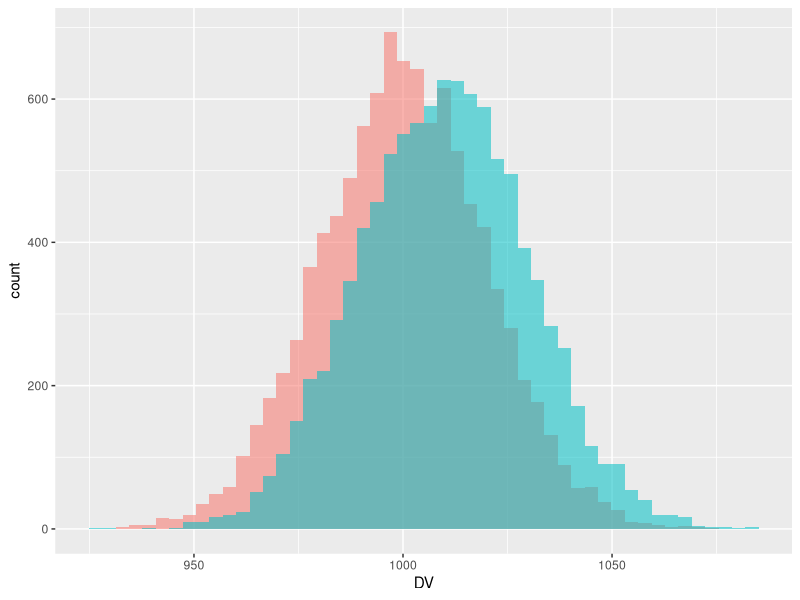
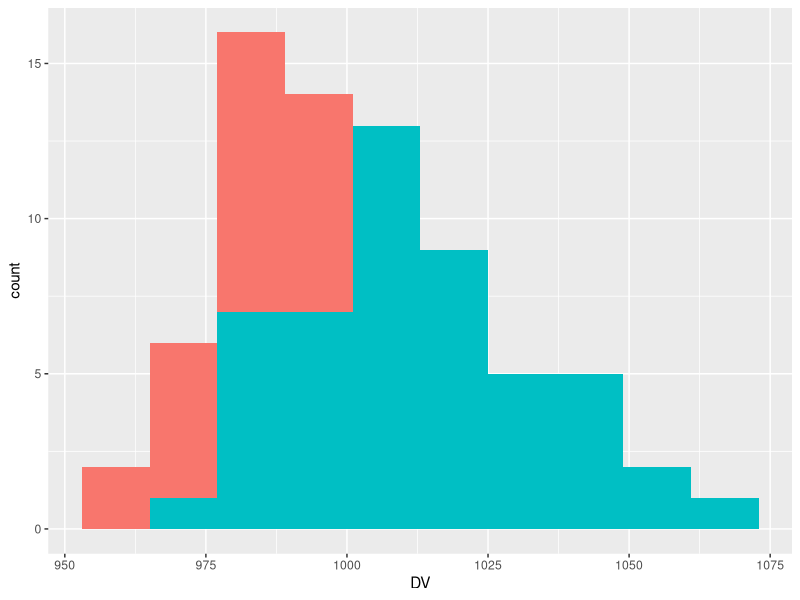
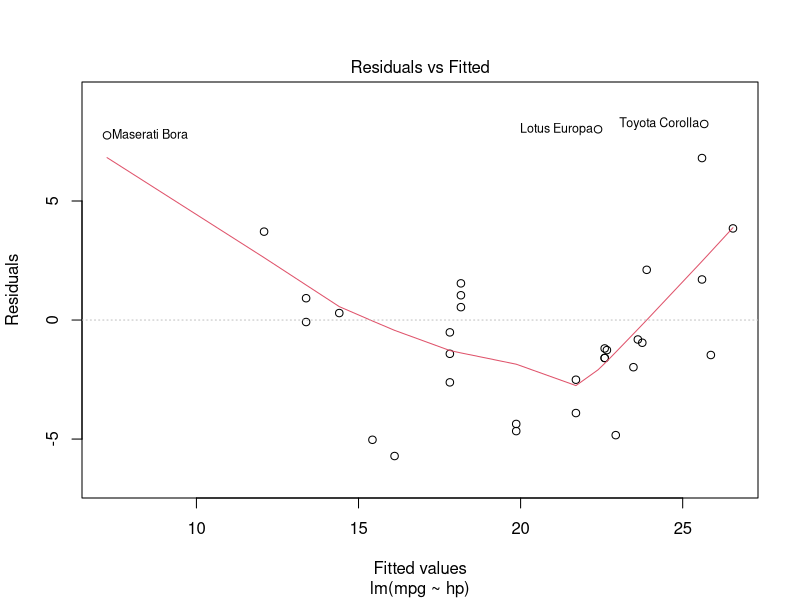
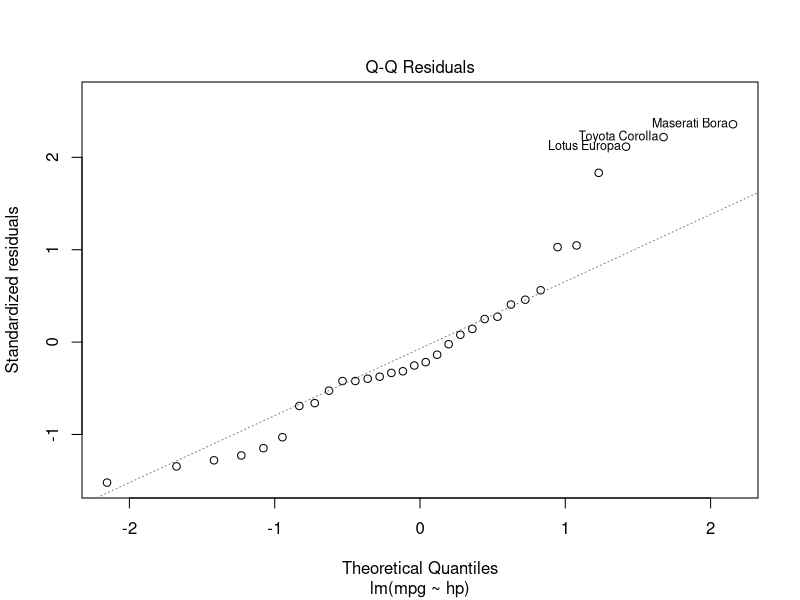
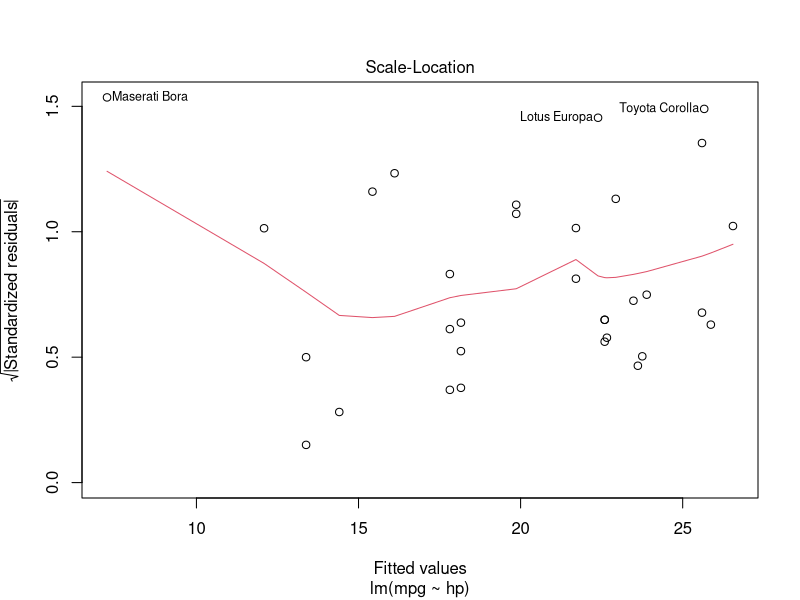
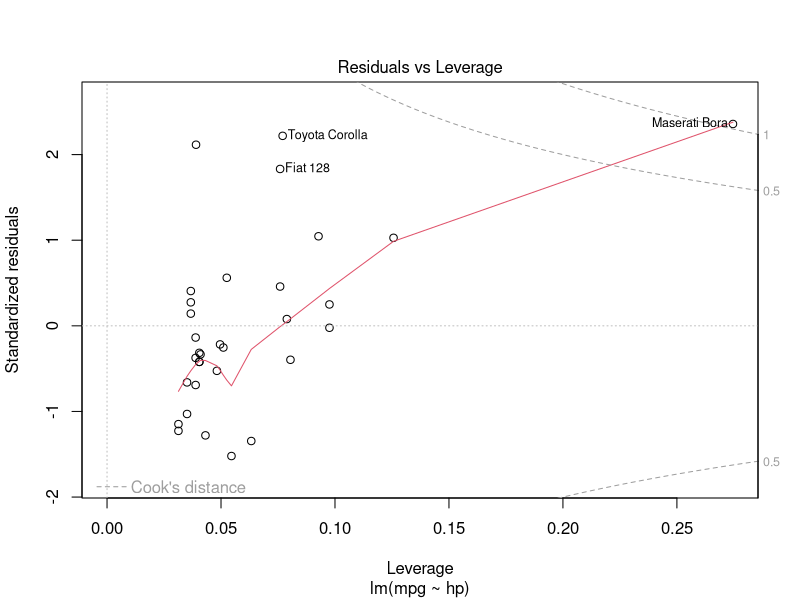
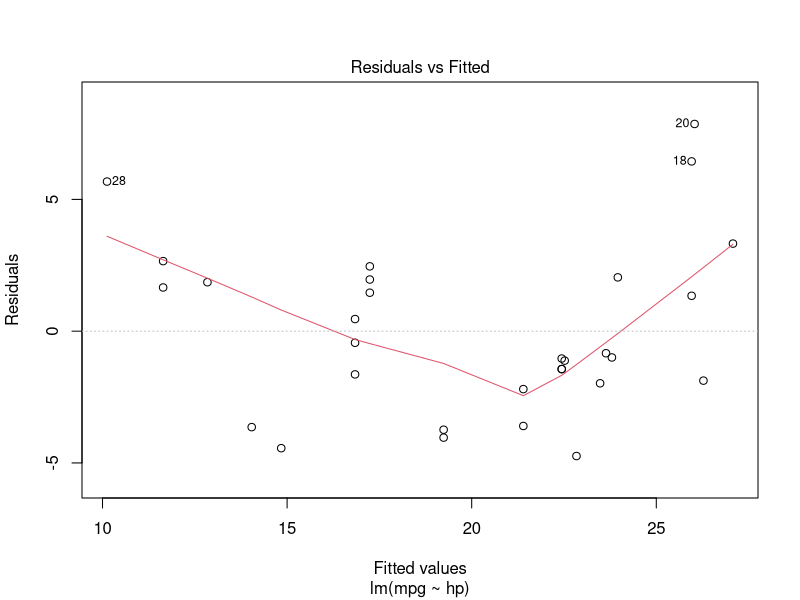
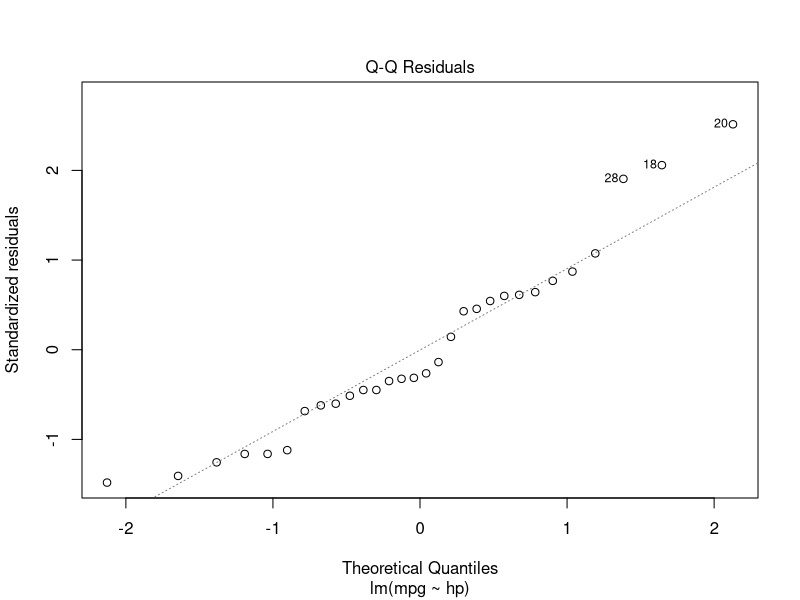

These charts were generated, in order, by the following R code: (Note: this script raises an error after producing the figures.)
library(tidyverse)
library(broom)
library(afex)
library(emmeans)

# Main task 1 - Simulate data and run t-tests ####
# Group A from population with mean = 1000, sd = 20
# Group B from population with mean = 1010, sd = 20
# This equates to a Cohen's d of .5 as (1010-1000)/20 so a medium effect size

# First let's plot an approximation of the population for each sample - let's
# sample 1000 people from each group

set.seed(1234)
DV <- c(rnorm(10000, 1000, 20), rnorm(10000, 1010, 20))
condition <- c(rep("Condition_A", 10000), rep("Condition_B", 10000))

my_data <- tibble(condition, DV)

# and plot the data
my_data %>%
  ggplot(aes(x = DV, fill = condition, alpha = .5)) +
  geom_histogram(data = filter(my_data, condition == "Condition_A"), bins = 50) +
  geom_histogram(data = filter(my_data, condition == "Condition_B"), bins = 50) +
  guides(fill = FALSE, alpha = FALSE)
  
# Now let's sample 50 individuals from each population
set.seed(1234)
DV <- c(rnorm(50, 1000, 20), rnorm(50, 1010, 20))
condition <- c(rep("Condition_A", 50), rep("Condition_B", 50))

my_data <- tibble(condition, DV)

# Plot the data
my_data %>%
  ggplot(aes(x = DV, fill = condition)) +
  geom_histogram(data = filter(my_data, condition == "Condition_A"), bins = 10) +
  geom_histogram(data = filter(my_data, condition == "Condition_B"), bins = 10) +
  guides(fill = FALSE, alpha = FALSE)

# Generate summary stats
my_data %>%
  group_by(condition) %>%
  summarise(mean_dv = mean(DV), sd_dv = sd(DV))

# Run a t-test to see if difference Group A vs Group B is significant ####
t.test(my_data[condition == "Condition_A",]$DV, my_data[condition == "Condition_B",]$DV)

# Can we get the output in tidy format? Answer: yes...
tidy(t.test(my_data[condition == "Condition_A",]$DV, 
            my_data[condition == "Condition_B",]$DV))

# What if we ran 1,000 simulations? ####
all_data <- NULL

set.seed(1234)
for (i in 1:1000) {
  DV <- c(rnorm(50, 1000, 20), rnorm(50, 1010, 20))
  condition <- c(rep("Condition_A", 50), rep("Condition_B", 50))
  my_data <- tibble(condition, DV, i)
  all_data <- rbind(all_data, my_data)
}

# Run 1000 t-tests
all_results <- NULL
for (n in 1:1000) {
  my_data_filt <- all_data %>% filter(i == n)
  result <- tidy(t.test(my_data_filt[condition == "Condition_A",]$DV, 
                        my_data_filt[condition == "Condition_B",]$DV))
  all_results <- rbind(result, all_results)
  
}

# How many of those detect a signficant difference?
count(all_results %>% filter(p.value < .05))

# Main task 2 - Linear model with the built-in mtcars dataset ####
# is mpg predicted by hp?
# Build model
model <- lm(mpg ~ hp, data = mtcars)

# Examine model parameters
summary(model)

# Are we violating any assumptions?
plot(model)

# We are violating some assumptions - let's remove the two likely outliers 
# We need to covert the rownams to a column variable in order to filter
renamed_mtcars <- mtcars %>%
  rownames_to_column()

filtered_mtcars <- filter(renamed_mtcars, (rowname != ("Maserati Bora")) & 
                            (rowname != ("Lotus Europa")))

# Create a new linear model based on the filtered dataset - check the model
# parameters and the assumptions.
model <- lm(mpg ~ hp, data = filtered_mtcars)
summary(model)
plot(model)

# Plot the data
filtered_mtcars %>% 
  ggplot(aes(x = hp, y = mpg)) + 
  geom_point() +
  geom_smooth(method = "lm")

# Test new linear model against the mean as a model
model_null <- lm(mpg ~ 1, data = filtered_mtcars)

# Visualise the mean as a model of our data and the linear model as a model of
# our data
mean_intercept <- mean(filtered_mtcars$mpg)

filtered_mtcars %>% 
  ggplot(aes(x = hp, y = mpg)) + 
  geom_point() +
  geom_hline(yintercept = mean_intercept, colour = "red")

filtered_mtcars %>% 
  ggplot(aes(x = hp, y = mpg)) + 
  geom_point() +
  geom_smooth(method = "lm", se = FALSE) +
  geom_hline(yintercept = mean_intercept, colour = "red", size = 1)

# Do the two models differ from each other?
anova(model, model_null)

# Answer yes the models differ - the one with the lower RSS (residual sum of
# squares) is the better fit (under the OLS approach) 

# Generate descriptives
filtered_mtcars %>%
  group_by(cyl) %>%
  summarise(mean = mean(mpg), sd = sd(mpg))

filtered_mtcars %>%
  group_by(cyl) %>%
  ggplot(aes(x = cyl, y = mpg, group = cyl, fill = cyl)) +
  geom_boxplot() +
  guides(fill = FALSE)

# Use aov_4() from the afex package to build ANOVA model ####
# Need to convert cyl to a factor first
filtered_mtcars$cyl <- as.factor(filtered_mtcars$cyl) 

model_ANOVA <- aov_4(mpg ~ cyl + (1 | rowname), data = filtered_mtcars)
nice(model_ANOVA)
summary(model_ANOVA)

emmeans(model_ANOVA, pairwise ~ cyl)

# Visualise the data
mtcars_filtered %>%
  ggplot(aes(x = cyl, y = mpg, fill = cyl)) +
  geom_violin() +
  stat_summary(fun.data = "mean_cl_boot") +
  labs(x = "Number of Cylinders", y = "MPG", 
       title = "Plot of MPG against Number of Cylinders", 
       subtitle = "mtcars dataset filtered") +
  guides(fill = FALSE)
